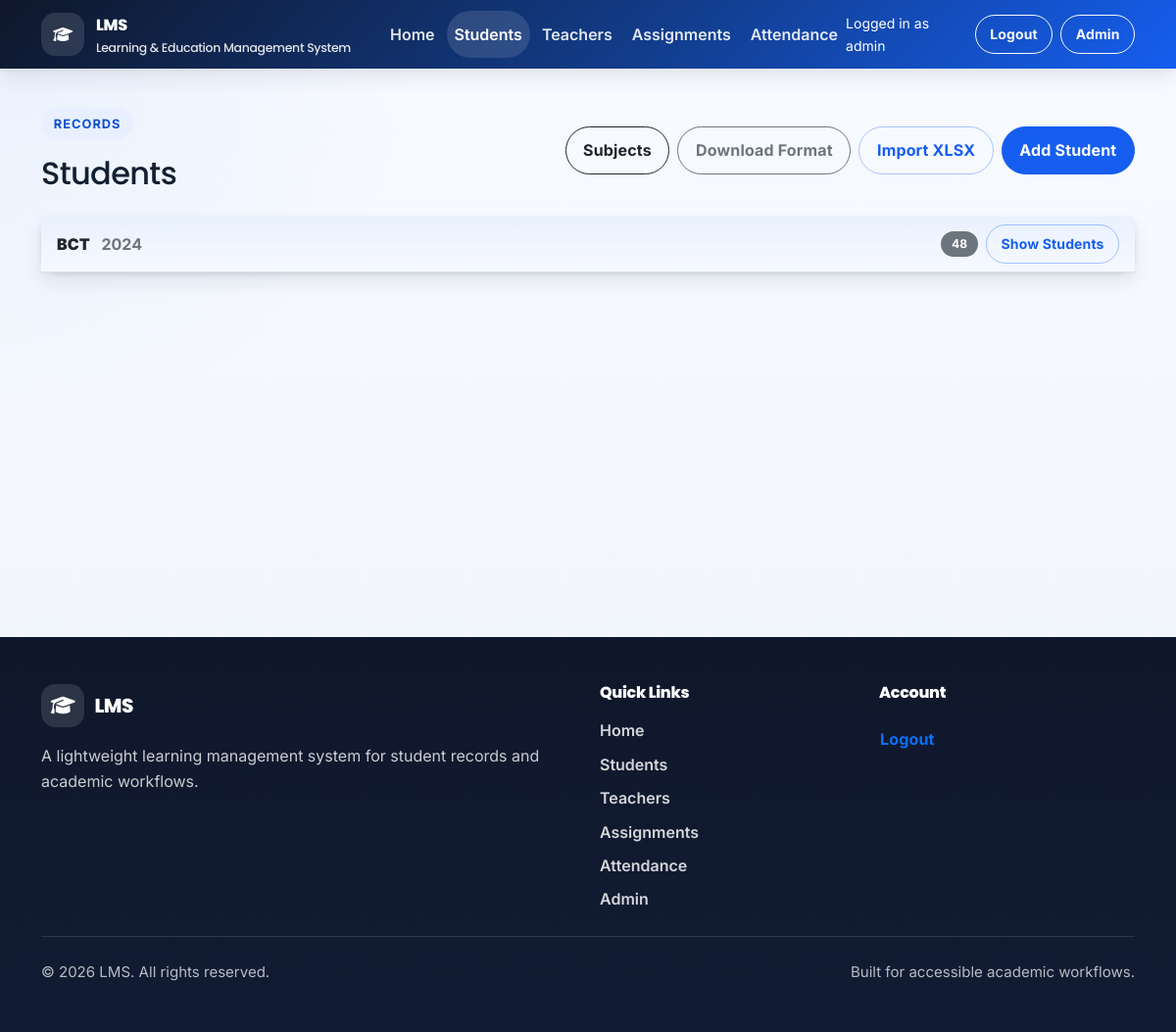
/students/ (signed in), run on an earlier commit of the app's database.
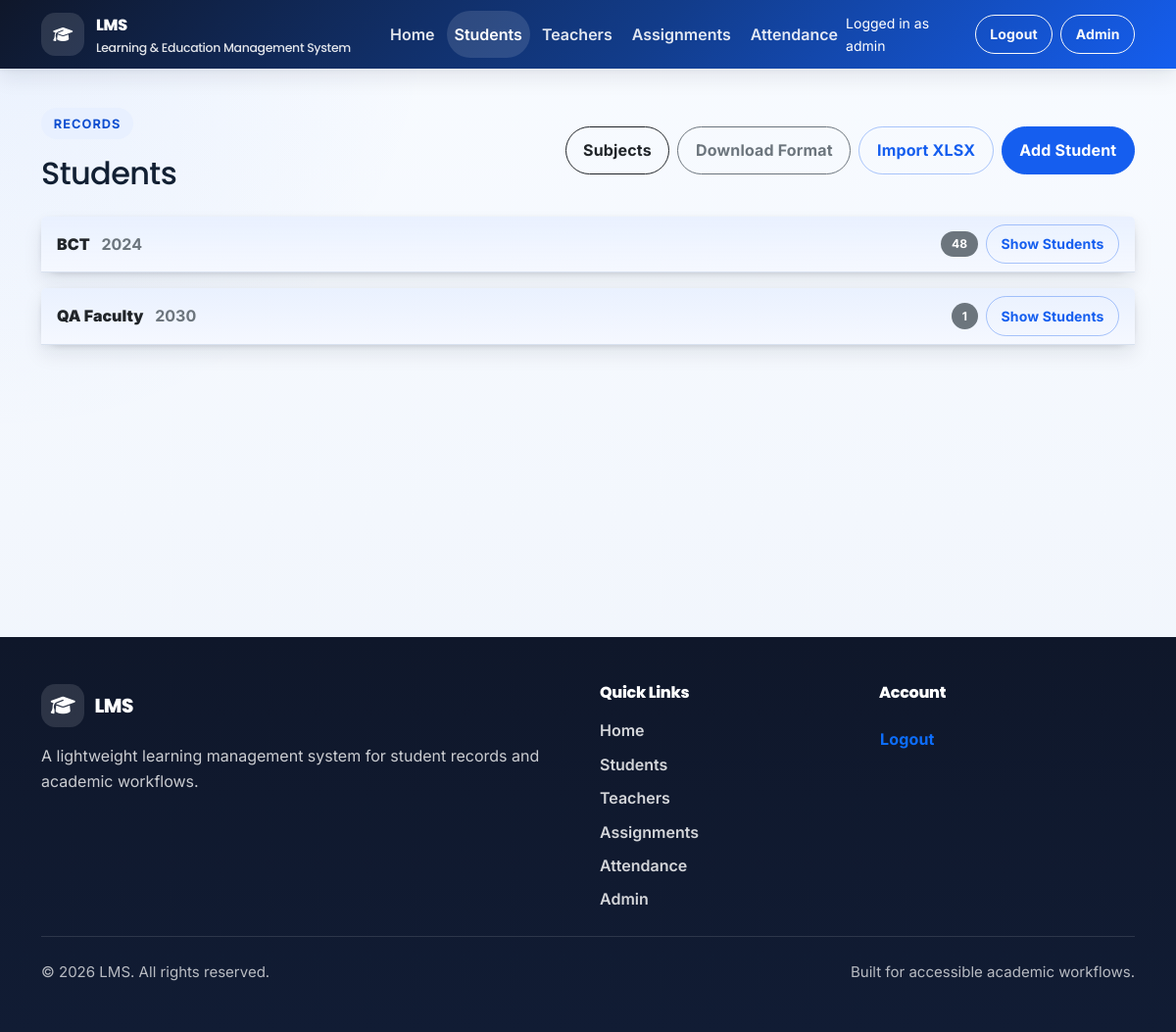
And on a later commit of the database.
### student/models.py (models this page shows, shortened)
class Faculty(models.Model):
    name = models.CharField(max_length=150, unique=True)
    objects = FacultyManager()

### student/views.py (the view)
# urls.py: path('', StudentListView.as_view(), name='student-list'),
class StudentListView(LoginRequiredMixin, ListView):
    model = Student
    template_name = 'student/student_list.html'
    context_object_name = 'students'
    def get_queryset(self):
        user = self.request.user
        queryset = Student.objects.select_related('faculty', 'enrollment_batch').order_by(
            'faculty__name',
            'enrollment_batch__year',
            'name',
        )
        if is_admin_user(user):
            return queryset
        teacher = get_teacher_profile(user)
        if teacher:
            return queryset.filter(faculty__in=teacher.faculties.all()).distinct()
        return queryset.none()
    def get_context_data(self, **kwargs):
        context = super().get_context_data(**kwargs)
        view_mode = self.request.GET.get('view', 'grouped')
        if view_mode not in {'grouped', 'flat'}:
            view_mode = 'grouped'
        context['view_mode'] = view_mode
        grouped_students_map = OrderedDict()
        for student in context['students']:
            faculty_name = student.faculty.name if student.faculty else 'No Faculty'
            enrollment_year = (
                str(student.enrollment_batch.year) if student.enrollment_batch else 'No Enrollment Year'
            )
            group_key = (faculty_name, enrollment_year)
            grouped_students_map.setdefault(group_key, []).append(student)
        context['grouped_students'] = [
            {
                'faculty': faculty,
                'enrollment_year': enrollment_year,
                'students': students,
            }
            for (faculty, enrollment_year), students in grouped_students_map.items()
        ]
        return context

### LMS/context_processors.py (called while the page is built)
def role_flags(request):
    user = request.user
    student_profile = get_student_profile(user)
    teacher_profile = get_teacher_profile(user)
    admin_user = is_admin_user(user)
    return {
        'has_student_profile': bool(student_profile),
        'has_teacher_profile': bool(teacher_profile),
        'is_admin': admin_user,
        'logged_in_name': get_logged_in_name(user),
        'current_student': student_profile,
        'current_teacher': teacher_profile,
        'can_manage_academic_records': can_manage_academic_records(user),
        'is_student_user': bool(student_profile),
        'is_teacher_user': bool(teacher_profile),
        'is_admin_like_user': admin_user,
        'current_user_display_name': get_logged_in_name(user),
    }

### LMS/roles.py (called while the page is built)
def get_student_profile(user):
    if not user or isinstance(user, AnonymousUser):
        return None
    return getattr(user, 'student_profile', None)

def get_teacher_profile(user):
    if not user or isinstance(user, AnonymousUser):
        return None
    return getattr(user, 'teacher_profile', None)

def is_admin_user(user):
    return bool(user and user.is_authenticated and (user.is_staff or user.is_superuser))

### LMS/templates/student/student_list.html (shortened to what this page needs)
{% extends 'base.html' %}
{% block content %}
<section class="container py-4">
	<div class="d-flex flex-wrap justify-content-between align-items-center gap-3 mb-4">
		<div>
			<span class="eyebrow">Records</span>
			<h1 class="h2 mb-0">Students</h1>
		</div>
		<div class="d-flex flex-wrap align-items-center gap-2">
			<a class="btn btn-outline-dark" href="{% url 'student:subject-list' %}">Subjects</a>
			<a class="btn btn-outline-secondary" href="{% url 'student:student-import-template' %}">Download Format</a>
			<a class="btn btn-outline-primary" href="{% url 'student:student-import' %}">Import XLSX</a>
			<a class="btn btn-primary" href="{% url 'student:student-create' %}">Add Student</a>
		</div>
	</div>
	{% if students %}
		<div class="d-grid gap-3">
			{% for group in grouped_students %}
				<div class="card border-0 shadow-sm">
					<div class="card-header bg-light d-flex justify-content-between align-items-center flex-wrap gap-2">
						<div>
							<strong>{{ group.faculty }}</strong>
							<span class="text-secondary ms-2">{{ group.enrollment_year }}</span>
						</div>
						<div class="d-flex align-items-center gap-2">
							<span class="badge text-bg-secondary">{{ group.students|length }}</span>
							<button
								class="btn btn-sm btn-outline-primary"
								type="button"
								data-toggle-target="student-group-{{ forloop.counter }}"
								aria-expanded="false"
								aria-controls="student-group-{{ forloop.counter }}"
							>
								Show Students
							</button>
						</div>
					</div>
				</div>
			{% endfor %}
		</div>
	{% endif %}
</section>
{% endblock %}

What changed in the data, as far as the page shows it:
added Faculty: faculty "QA Faculty"
Also different on the page:
new list line: "2030 1 Show Students"
